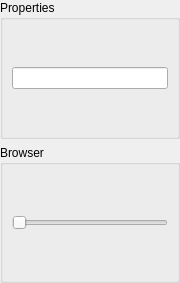
<?xml version="1.0" encoding="UTF-8"?>
<ui version="4.0">
 <class>STCControl</class>
 <widget class="QWidget" name="STCControl">
  <property name="geometry">
   <rect>
    <x>0</x>
    <y>0</y>
    <width>180</width>
    <height>283</height>
   </rect>
  </property>
  <property name="minimumSize">
   <size>
    <width>180</width>
    <height>0</height>
   </size>
  </property>
  <property name="windowTitle">
   <string>STC Browser</string>
  </property>
  <layout class="QVBoxLayout" name="m_qVerticalLayoutRoot">
   <property name="leftMargin">
    <number>0</number>
   </property>
   <property name="topMargin">
    <number>0</number>
   </property>
   <property name="rightMargin">
    <number>0</number>
   </property>
   <property name="bottomMargin">
    <number>0</number>
   </property>
   <item>
    <widget class="QGroupBox" name="m_qGroupBoxProperties">
     <property name="title">
      <string>Properties</string>
     </property>
     <layout class="QVBoxLayout" name="verticalLayout">
      <item>
       <widget class="QLineEdit" name="m_qLineEditSTCFile"/>
      </item>
     </layout>
    </widget>
   </item>
   <item>
    <widget class="QGroupBox" name="m_qGroupBoxBrowser">
     <property name="title">
      <string>Browser</string>
     </property>
     <layout class="QVBoxLayout" name="m_qVerticalLayoutBrowser">
      <item>
       <widget class="QSlider" name="m_qSliderTimePoint">
        <property name="orientation">
         <enum>Qt::Horizontal</enum>
        </property>
       </widget>
      </item>
     </layout>
    </widget>
   </item>
  </layout>
 </widget>
 <resources/>
 <connections/>
</ui>
